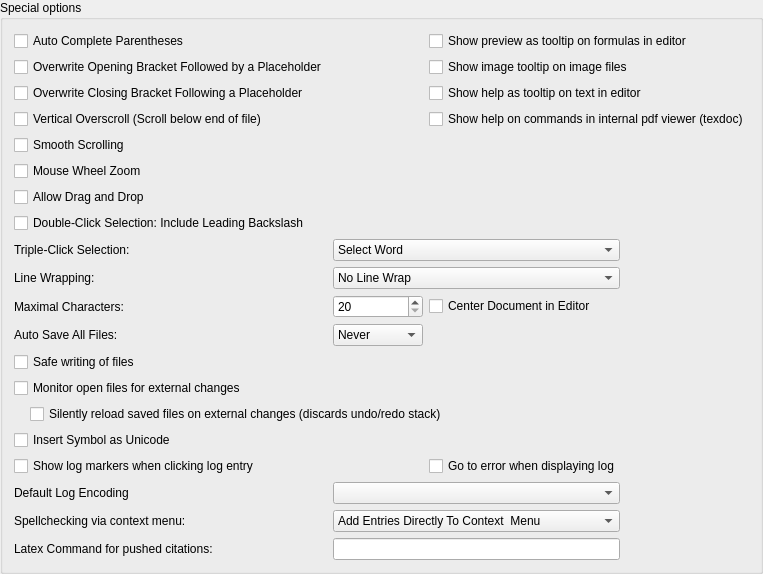
                <widget class="QGroupBox" name="groupBox_11">
                 <property name="title">
                  <string>Special options</string>
                 </property>
                 <property name="checkable">
                  <bool>false</bool>
                 </property>
                 <layout class="QGridLayout" columnstretch="0,1,1,1">
                  <item row="16" column="0" colspan="2">
                   <widget class="QCheckBox" name="checkBoxUseQSaveWrite">
                    <property name="toolTip">
                     <string>&lt;html&gt;&lt;head/&gt;&lt;body&gt;&lt;p&gt;This uses QSaveFile to prevent losing existing data if the writing operation fails. As a drawback, the current user becomes the owner of the file and extended file attributes are lost. Also, there appear to be problems of this method with dropbox folders.&lt;/p&gt;&lt;/body&gt;&lt;/html&gt;</string>
                    </property>
                    <property name="text">
                     <string>Safe writing of files</string>
                    </property>
                   </widget>
                  </item>
                  <item row="3" column="2" colspan="2">
                   <widget class="QCheckBox" name="checkBoxToolTipPreview">
                    <property name="text">
                     <string>Show preview as tooltip on formulas in editor</string>
                    </property>
                   </widget>
                  </item>
                  <item row="4" column="2" colspan="2">
                   <widget class="QCheckBox" name="checkBoxImageToolTip">
                    <property name="text">
                     <string>Show image tooltip on image files</string>
                    </property>
                   </widget>
                  </item>
                  <item row="7" column="0" colspan="2">
                   <widget class="QCheckBox" name="checkBoxSmoothScrolling">
                    <property name="text">
                     <string>Smooth Scrolling</string>
                    </property>
                   </widget>
                  </item>
                  <item row="21" column="0">
                   <widget class="QCheckBox" name="checkBoxShowLogMarkersWhenClickingLogEntry">
                    <property name="text">
                     <string>Show log markers when clicking log entry</string>
                    </property>
                   </widget>
                  </item>
                  <item row="4" column="0">
                   <widget class="QCheckBox" name="checkOverwriteOpeningBracketFollowedByPlaceholder">
                    <property name="text">
                     <string>Overwrite Opening Bracket Followed by a Placeholder</string>
                    </property>
                   </widget>
                  </item>
                  <item row="18" column="0" colspan="3">
                   <layout class="QVBoxLayout" name="verticalLayout_12">
                    <property name="leftMargin">
                     <number>16</number>
                    </property>
                    <item>
                     <widget class="QCheckBox" name="checkBoxSilentReload">
                      <property name="text">
                       <string>Silently reload saved files on external changes (discards undo/redo stack)</string>
                      </property>
                     </widget>
                    </item>
                   </layout>
                  </item>
                  <item row="17" column="0" colspan="2">
                   <widget class="QCheckBox" name="checkBoxMonitorFilesForExternalChanges">
                    <property name="text">
                     <string>Monitor open files for external changes</string>
                    </property>
                   </widget>
                  </item>
                  <item row="25" column="0">
                   <widget class="QLabel" name="label_85">
                    <property name="toolTip">
                     <string>&lt;html&gt;&lt;head/&gt;&lt;body&gt;&lt;p&gt;External programs (such as Zotero) can push citations into texstudio by calling: &lt;span style=&quot; font-family:'monospace';&quot;&gt;texstudio --insert-cite &amp;quot;citation&amp;quot;&lt;/span&gt;.&lt;/p&gt;&lt;p&gt;If the cursor is not already within an citation command, the &amp;quot;command&amp;quot; given here is used as \cite-command.&lt;/p&gt;&lt;/body&gt;&lt;/html&gt;</string>
                    </property>
                    <property name="text">
                     <string>Latex Command for pushed citations:</string>
                    </property>
                   </widget>
                  </item>
                  <item row="24" column="1" colspan="2">
                   <widget class="QComboBox" name="comboBoxContextMenuSpellcheckingEntryLocation">
                    <item>
                     <property name="text">
                      <string>Add Entries Directly To Context  Menu</string>
                     </property>
                    </item>
                    <item>
                     <property name="text">
                      <string>Create Dedicated Submenu</string>
                     </property>
                    </item>
                   </widget>
                  </item>
                  <item row="15" column="1">
                   <widget class="QComboBox" name="comboBoxAutoSave">
                    <item>
                     <property name="text">
                      <string>Never</string>
                     </property>
                    </item>
                    <item>
                     <property name="text">
                      <string>1 minute</string>
                     </property>
                    </item>
                    <item>
                     <property name="text">
                      <string>2 minutes</string>
                     </property>
                    </item>
                    <item>
                     <property name="text">
                      <string>5 minutes</string>
                     </property>
                    </item>
                    <item>
                     <property name="text">
                      <string>10 minutes</string>
                     </property>
                    </item>
                    <item>
                     <property name="text">
                      <string>20 minutes</string>
                     </property>
                    </item>
                    <item>
                     <property name="text">
                      <string>60 minutes</string>
                     </property>
                    </item>
                   </widget>
                  </item>
                  <item row="20" column="0">
                   <widget class="QCheckBox" name="checkBoxInsertSymbolAsUCS">
                    <property name="toolTip">
                     <string>When using unicode characters in the source code, LaTeX still has
to render the characters. Since unicode is not natively supported by LaTeX, you have to include appropriate packages for unicode characters in your document.</string>
                    </property>
                    <property name="text">
                     <string>Insert Symbol as Unicode</string>
                    </property>
                   </widget>
                  </item>
                  <item row="12" column="0">
                   <widget class="QLabel" name="label_41">
                    <property name="text">
                     <string>Line Wrapping:</string>
                    </property>
                   </widget>
                  </item>
                  <item row="8" column="0" colspan="2">
                   <widget class="QCheckBox" name="checkBoxMouseWheelZoom">
                    <property name="text">
                     <string>Mouse Wheel Zoom</string>
                    </property>
                   </widget>
                  </item>
                  <item row="13" column="2">
                   <widget class="QCheckBox" name="checkBoxCenterDocumentInEditor">
                    <property name="toolTip">
                     <string>This does only have an effect if the width of the document is limited by soft or hard line wrapping.</string>
                    </property>
                    <property name="text">
                     <string>Center Document in Editor</string>
                    </property>
                   </widget>
                  </item>
                  <item row="25" column="1" colspan="2">
                   <widget class="QLineEdit" name="lineEditCiteCommand"/>
                  </item>
                  <item row="11" column="0">
                   <widget class="QLabel" name="label_82">
                    <property name="text">
                     <string>Triple-Click Selection:</string>
                    </property>
                   </widget>
                  </item>
                  <item row="23" column="1" colspan="2">
                   <widget class="QComboBox" name="comboBoxLogFileEncoding"/>
                  </item>
                  <item row="6" column="2" colspan="2">
                   <widget class="QCheckBox" name="checkBoxTexDocInternal">
                    <property name="text">
                     <string>Show help on commands in internal pdf viewer (texdoc)</string>
                    </property>
                   </widget>
                  </item>
                  <item row="6" column="0" colspan="2">
                   <widget class="QCheckBox" name="checkBoxVerticalOverScroll">
                    <property name="text">
                     <string>Vertical Overscroll (Scroll below end of file)</string>
                    </property>
                   </widget>
                  </item>
                  <item row="11" column="1" colspan="2">
                   <widget class="QComboBox" name="comboBoxTripleClickSelection">
                    <item>
                     <property name="text">
                      <string>Select Word</string>
                     </property>
                    </item>
                    <item>
                     <property name="text">
                      <string>Select Word or Command</string>
                     </property>
                    </item>
                    <item>
                     <property name="text">
                      <string>Select Parentheses Content</string>
                     </property>
                    </item>
                    <item>
                     <property name="text">
                      <string>Select Parentheses</string>
                     </property>
                    </item>
                    <item>
                     <property name="text">
                      <string>Select Line</string>
                     </property>
                    </item>
                   </widget>
                  </item>
                  <item row="13" column="0">
                   <widget class="QLabel" name="label_23">
                    <property name="text">
                     <string>Maximal Characters:</string>
                    </property>
                    <property name="alignment">
                     <set>Qt::AlignmentFlag::AlignLeading|Qt::AlignmentFlag::AlignLeft|Qt::AlignmentFlag::AlignVCenter</set>
                    </property>
                   </widget>
                  </item>
                  <item row="5" column="0">
                   <widget class="QCheckBox" name="checkOverwriteClosingBracketFollowingPlaceholder">
                    <property name="text">
                     <string>Overwrite Closing Bracket Following a Placeholder</string>
                    </property>
                   </widget>
                  </item>
                  <item row="23" column="0">
                   <widget class="QLabel" name="label_80">
                    <property name="text">
                     <string>Default Log Encoding</string>
                    </property>
                   </widget>
                  </item>
                  <item row="15" column="0">
                   <widget class="QLabel" name="label_24">
                    <property name="text">
                     <string>Auto Save All Files:</string>
                    </property>
                    <property name="alignment">
                     <set>Qt::AlignmentFlag::AlignLeading|Qt::AlignmentFlag::AlignLeft|Qt::AlignmentFlag::AlignVCenter</set>
                    </property>
                   </widget>
                  </item>
                  <item row="13" column="1">
                   <widget class="QSpinBox" name="spinBoxWrapLineWidth">
                    <property name="minimum">
                     <number>20</number>
                    </property>
                    <property name="maximum">
                     <number>999</number>
                    </property>
                   </widget>
                  </item>
                  <item row="12" column="1" colspan="2">
                   <widget class="QComboBox" name="comboBoxLineWrap">
                    <item>
                     <property name="text">
                      <string>No Line Wrap</string>
                     </property>
                    </item>
                    <item>
                     <property name="text">
                      <string>Soft Line Wrap at Window Edge</string>
                     </property>
                    </item>
                    <item>
                     <property name="text">
                      <string>Soft Line Wrap after max. Characters</string>
                     </property>
                    </item>
                    <item>
                     <property name="text">
                      <string>Hard Line Wrap after max. Characters</string>
                     </property>
                    </item>
                   </widget>
                  </item>
                  <item row="5" column="2" colspan="2">
                   <widget class="QCheckBox" name="checkBoxToolTipHelp2">
                    <property name="text">
                     <string>Show help as tooltip on text in editor</string>
                    </property>
                   </widget>
                  </item>
                  <item row="21" column="2">
                   <widget class="QCheckBox" name="checkBoxGoToErrorWhenDisplayingLog">
                    <property name="text">
                     <string>Go to error when displaying log</string>
                    </property>
                   </widget>
                  </item>
                  <item row="24" column="0">
                   <widget class="QLabel" name="label_70">
                    <property name="text">
                     <string>Spellchecking via context menu:</string>
                    </property>
                   </widget>
                  </item>
                  <item row="3" column="0">
                   <widget class="QCheckBox" name="checkBoxAutoCompleteParens">
                    <property name="text">
                     <string>Auto Complete Parentheses</string>
                    </property>
                   </widget>
                  </item>
                  <item row="9" column="0" colspan="2">
                   <widget class="QCheckBox" name="checkBoxAllowDragAndDrop">
                    <property name="text">
                     <string>Allow Drag and Drop</string>
                    </property>
                   </widget>
                  </item>
                  <item row="10" column="0" colspan="2">
                   <widget class="QCheckBox" name="checkBoxDoubleClickSelectionIncludeLeadingBackslash">
                    <property name="text">
                     <string>Double-Click Selection: Include Leading Backslash</string>
                    </property>
                   </widget>
                  </item>
                 </layout>
                </widget>
